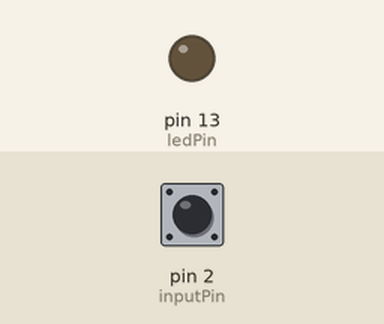
Bench run of a sketch on a simulated Arduino Uno, built with avr-gcc and run on an emulated ATmega328P. Parts: output pins drawn as LEDs (lit = HIGH). Dashed ring = blinking. Inputs (shaded band) come from the test bench; at power-on: pin 2 (inputPin) LOW. What the sketch prints to the serial monitor is not drawn.

Above: at 1.2 s.
1.3 s: pin 2 (inputPin) driven HIGH
At 2.1 s:
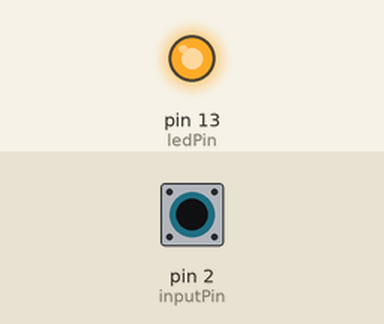
2.8 s: pin 2 (inputPin) driven LOW
At 3.3 s:
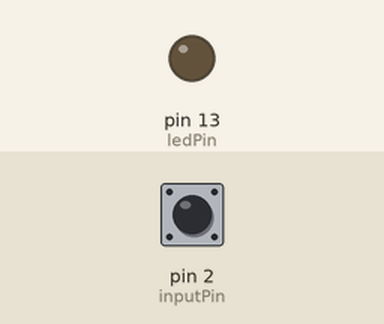
4.3 s: pin 2 (inputPin) pulsed HIGH 2 times (0.12 s each, 0.3 s apart)
At 4.36 s:
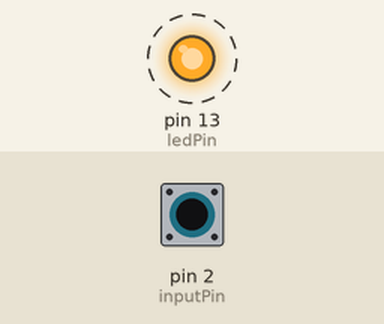
6.4 s: pin 2 (inputPin) pulsed HIGH 5 times (0.12 s each, 0.3 s apart)
At 8.9 s:
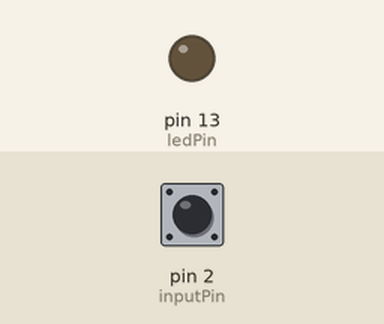
Timing chart, 0 to 10.4 s (numbered marks = the images above; inputs shaded):
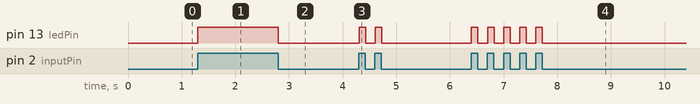

Measured:
- after the input at 1.3 s, pin 13 (ledPin): LOW → HIGH at once
- after the input at 2.8 s, pin 13 (ledPin): HIGH → LOW at once
- after the input at 4.3 s, pin 13 (ledPin): alternates HIGH for 0.12 s and LOW for 0.18 s, 4 changes in all, then stays LOW, starting at once
- after the input at 6.4 s, pin 13 (ledPin): alternates HIGH for 0.12 s and LOW for 0.18 s, 10 changes in all, then stays LOW, starting at once

The sketch:

PIR_Sensor_Alarm.ino
```cpp
// Sensor Counter

// more info here: makeprojects.com/Project/PIR-Sensor-ArduinoAlarm/72/1
// email me, John Park, at jp@jpixl.net
// based upon:
// PIR sensor tester by Limor Fried of Adafruit
// tone code by michael@thegrebs.com

int ledPin = 13;                // choose the pin for the LED
int inputPin = 2;               // choose the input pin (for PIR sensor)
int pirState = LOW;             // we start, assuming no motion detected
int val = 0;                    // variable for reading the pin status
int pullUp;                   // sets number times sensor went on
int currentTriggeredTime;       //
int sensorGoal = 10;

void setup() {

  pinMode(ledPin, OUTPUT);      // declare LED as output
  pinMode(inputPin, INPUT);     // declare sensor as input
  Serial.begin(9600);           // opens serial port, sets data rate to 9600 bps

}


void loop(){

  val = digitalRead(inputPin);  // read input value


  if (val == HIGH) {            // check if the input is HIGH

    digitalWrite(ledPin, HIGH); // turn LED ON
    delay(10);


    if (pirState == LOW) {
      // Serial.println("Motion detected!");

      pirState = HIGH;
    }

  } else {

    digitalWrite(ledPin, LOW);   // turn LED OFF
    delay(10);

    if (pirState == HIGH){
      // Serial.println("Motion ended!");

      pullUp++;                // add 1 to sensor counter
      Serial.write(pullUp);
      Serial.println(pullUp);
      pirState = LOW;
    }

  }

  if (pullUp == sensorGoal) {
    Serial.println("GOALLLL!!!!!");
  }

}
```
